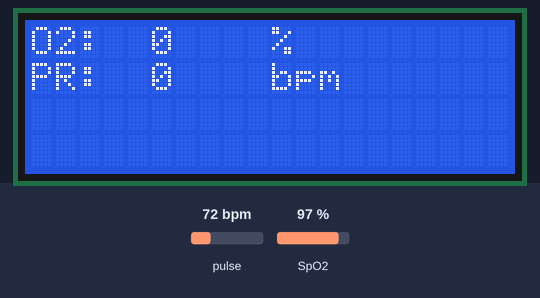
Simulated run of this sketch. Board: Arduino Uno, built with avr-gcc and run on an emulated ATmega328P. Shown: 20×4 character LCD. Inputs (shaded band) come from the test bench; at power-on: pulse 72 bpm, SpO2 97 %. What the sketch prints to the serial monitor is not drawn.

Above: at 1.6 s.
1.7 s: pulse set to 42 bpm
At 4.4 s:
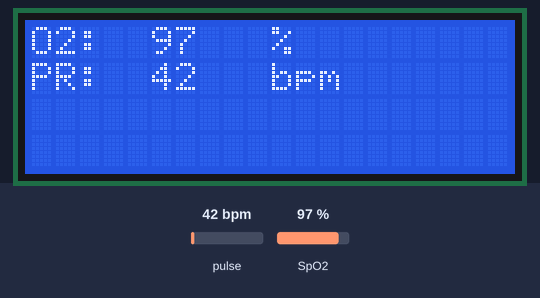
4.7 s: SpO2 set to 80 %
At 5.5 s:
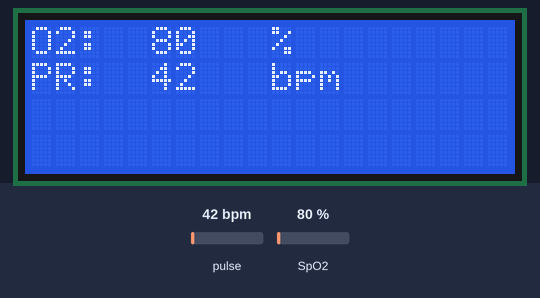
6.5 s: pulse set to 70 bpm
At 7.5 s:
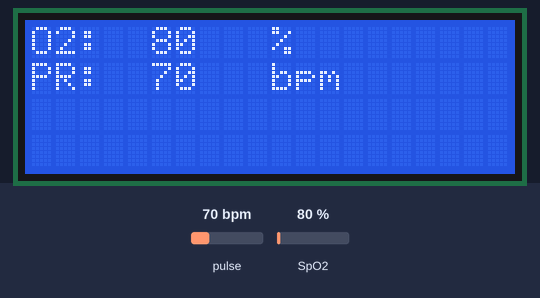
8.5 s: SpO2 set to 85 %
Timing chart, 0 to 11.5 s (numbered marks = the images above; inputs shaded):
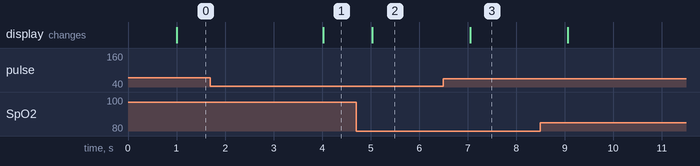

Measured:
- after the input at 1.7 s, the display: changes after 2.3 s (image 1)
- after the input at 4.7 s, the display: changes after 0.34 s (image 2)
- after the input at 6.5 s, the display: changes after 0.55 s (image 3)

The sketch:

oximetro.ino
```cpp
#include <Wire.h>
#include "MAX30100_PulseOximeter.h"
#include <LiquidCrystal.h>

#define REPORTING_PERIOD_MS     1000

//definição das saídas LCD
const int rs = 12, en = 11, d4 = 4, d5 = 5, d6 = 6, d7 = 7;
LiquidCrystal lcd(rs, en, d4, d5, d6, d7);

PulseOximeter pox;

uint32_t tsLastReport = 0;

void setup()
{
    //definindo porta serial
    Serial.begin(115200);

    //verificando oximetro
    Serial.print("Inicializando oxímetro..");
    if (!pox.begin()) {
        Serial.println("FAILED");
        for(;;);
    } else {
        Serial.println("SUCCESS");
    }

    //informa quando detecta batimento cardíaco
    pox.setOnBeatDetectedCallback(onBeatDetected);

    //inicialização do LCD
    lcd.begin(20, 4);
    lcd.clear();
}

void loop()
{
    pox.update();
    if (millis() - tsLastReport > REPORTING_PERIOD_MS) {
        //imprime na porta serial
        printSerial(pox.getSpO2(), pox.getHeartRate());
        //imprime do LCD
        printDisplay(pox.getSpO2(), pox.getHeartRate());

        tsLastReport = millis();
    }
}

void printSerial(int o2, float pr)
{
  Serial.print("Batimento cardíaco:");
  Serial.print(pox.getHeartRate());
  Serial.print("bpm / O2:");
  Serial.print(pox.getSpO2());
  Serial.println("%");
}

void printDisplay(int o2, float pr)
{
  //limpa tela
  lcd.clear();

  //imprime O2
  lcd.setCursor(0,0);
  lcd.print("O2:");
  lcd.setCursor(5,0);
  lcd.print(o2);
  lcd.setCursor(10,0);
  lcd.print("%");
  lcd.setCursor(20,0);

  //imprime batimento cardíaco
  lcd.setCursor(0,1);
  lcd.print("PR:");
  lcd.setCursor(5,1);
  lcd.print(pr,0  );
  lcd.setCursor(10,1);
  lcd.print("bpm");
  lcd.setCursor(20,1);
}

void onBeatDetected()
{
    Serial.println("Beat!");
}
```
